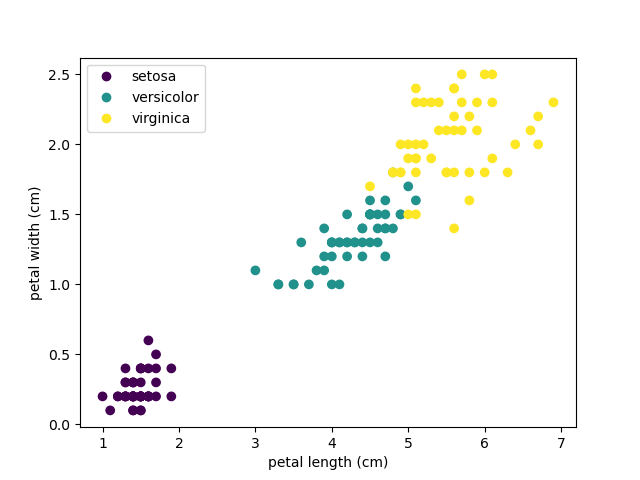

Recreate this plot in Python.
""" p6_6.py """

import matplotlib.pyplot as plt
import pandas as pd
from sklearn.datasets import load_iris

iris = load_iris()

df_iris = pd.DataFrame(data=iris['data'], columns=iris['feature_names'])
se_target = pd.Series(data=iris['target'], name="target")

fig, ax = plt.subplots()
scatter = ax.scatter(df_iris.iloc[:, 2], df_iris.iloc[:, 3], c=se_target)
ax.set(xlabel=iris['feature_names'][2], ylabel=iris['feature_names'][3])
fig = ax.legend(scatter.legend_elements()[0], iris['target_names'])
# ax.plot()
plt.savefig("p6_6.png")
